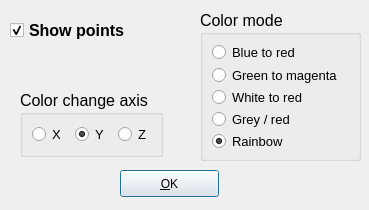
<?xml version="1.0" encoding="UTF-8"?>
<ui version="4.0">
 <class>ColorDialog</class>
 <widget class="QDialog" name="ColorDialog">
  <property name="geometry">
   <rect>
    <x>0</x>
    <y>0</y>
    <width>369</width>
    <height>210</height>
   </rect>
  </property>
  <property name="sizePolicy">
   <sizepolicy hsizetype="Fixed" vsizetype="Fixed">
    <horstretch>0</horstretch>
    <verstretch>0</verstretch>
   </sizepolicy>
  </property>
  <property name="minimumSize">
   <size>
    <width>369</width>
    <height>210</height>
   </size>
  </property>
  <property name="maximumSize">
   <size>
    <width>369</width>
    <height>210</height>
   </size>
  </property>
  <property name="contextMenuPolicy">
   <enum>Qt::PreventContextMenu</enum>
  </property>
  <property name="windowTitle">
   <string>Color Model Dialog</string>
  </property>
  <property name="sizeGripEnabled">
   <bool>false</bool>
  </property>
  <widget class="QGroupBox" name="groupBox_Axis">
   <property name="geometry">
    <rect>
     <x>20</x>
     <y>90</y>
     <width>160</width>
     <height>81</height>
    </rect>
   </property>
   <property name="sizePolicy">
    <sizepolicy hsizetype="Preferred" vsizetype="Preferred">
     <horstretch>0</horstretch>
     <verstretch>0</verstretch>
    </sizepolicy>
   </property>
   <property name="minimumSize">
    <size>
     <width>160</width>
     <height>60</height>
    </size>
   </property>
   <property name="font">
    <font>
     <pointsize>12</pointsize>
     <weight>50</weight>
     <bold>false</bold>
     <underline>false</underline>
     <strikeout>false</strikeout>
    </font>
   </property>
   <property name="styleSheet">
    <string notr="true"/>
   </property>
   <property name="title">
    <string>Color change axis</string>
   </property>
   <property name="flat">
    <bool>true</bool>
   </property>
   <property name="checkable">
    <bool>false</bool>
   </property>
   <layout class="QHBoxLayout" name="horizontalLayout_5">
    <property name="spacing">
     <number>9</number>
    </property>
    <property name="sizeConstraint">
     <enum>QLayout::SetFixedSize</enum>
    </property>
    <property name="leftMargin">
     <number>9</number>
    </property>
    <property name="topMargin">
     <number>9</number>
    </property>
    <property name="rightMargin">
     <number>9</number>
    </property>
    <item>
     <widget class="QRadioButton" name="radioButton_x_2">
      <property name="font">
       <font>
        <pointsize>10</pointsize>
        <weight>50</weight>
        <bold>false</bold>
       </font>
      </property>
      <property name="text">
       <string>X</string>
      </property>
      <property name="checked">
       <bool>false</bool>
      </property>
     </widget>
    </item>
    <item>
     <widget class="QRadioButton" name="radioButton_y_2">
      <property name="font">
       <font>
        <pointsize>10</pointsize>
        <weight>50</weight>
        <bold>false</bold>
       </font>
      </property>
      <property name="text">
       <string>Y</string>
      </property>
      <property name="checked">
       <bool>true</bool>
      </property>
     </widget>
    </item>
    <item>
     <widget class="QRadioButton" name="radioButton_z_2">
      <property name="font">
       <font>
        <pointsize>10</pointsize>
        <weight>50</weight>
        <bold>false</bold>
       </font>
      </property>
      <property name="text">
       <string>Z</string>
      </property>
      <property name="checked">
       <bool>false</bool>
      </property>
     </widget>
    </item>
   </layout>
  </widget>
  <widget class="QGroupBox" name="groupBox_ColorMode">
   <property name="geometry">
    <rect>
     <x>200</x>
     <y>10</y>
     <width>161</width>
     <height>151</height>
    </rect>
   </property>
   <property name="sizePolicy">
    <sizepolicy hsizetype="Fixed" vsizetype="Fixed">
     <horstretch>0</horstretch>
     <verstretch>0</verstretch>
    </sizepolicy>
   </property>
   <property name="minimumSize">
    <size>
     <width>100</width>
     <height>100</height>
    </size>
   </property>
   <property name="font">
    <font>
     <pointsize>12</pointsize>
     <weight>50</weight>
     <bold>false</bold>
    </font>
   </property>
   <property name="title">
    <string>Color mode</string>
   </property>
   <layout class="QVBoxLayout" name="verticalLayout_2">
    <item>
     <widget class="QRadioButton" name="radioButton_BlueRed_2">
      <property name="sizePolicy">
       <sizepolicy hsizetype="Minimum" vsizetype="Minimum">
        <horstretch>0</horstretch>
        <verstretch>0</verstretch>
       </sizepolicy>
      </property>
      <property name="font">
       <font>
        <pointsize>10</pointsize>
        <weight>50</weight>
        <bold>false</bold>
       </font>
      </property>
      <property name="text">
       <string>Blue to red</string>
      </property>
     </widget>
    </item>
    <item>
     <widget class="QRadioButton" name="radioButton_GreenMagenta_2">
      <property name="sizePolicy">
       <sizepolicy hsizetype="Minimum" vsizetype="Minimum">
        <horstretch>0</horstretch>
        <verstretch>0</verstretch>
       </sizepolicy>
      </property>
      <property name="font">
       <font>
        <pointsize>10</pointsize>
        <weight>50</weight>
        <bold>false</bold>
       </font>
      </property>
      <property name="text">
       <string>Green to magenta</string>
      </property>
     </widget>
    </item>
    <item>
     <widget class="QRadioButton" name="radioButton_WhiteRed_2">
      <property name="sizePolicy">
       <sizepolicy hsizetype="Minimum" vsizetype="Minimum">
        <horstretch>0</horstretch>
        <verstretch>0</verstretch>
       </sizepolicy>
      </property>
      <property name="font">
       <font>
        <pointsize>10</pointsize>
        <weight>50</weight>
        <bold>false</bold>
       </font>
      </property>
      <property name="text">
       <string>White to red</string>
      </property>
     </widget>
    </item>
    <item>
     <widget class="QRadioButton" name="radioButton_GreyRed_2">
      <property name="sizePolicy">
       <sizepolicy hsizetype="Minimum" vsizetype="Minimum">
        <horstretch>0</horstretch>
        <verstretch>0</verstretch>
       </sizepolicy>
      </property>
      <property name="font">
       <font>
        <pointsize>10</pointsize>
        <weight>50</weight>
        <bold>false</bold>
       </font>
      </property>
      <property name="text">
       <string>Grey / red</string>
      </property>
     </widget>
    </item>
    <item>
     <widget class="QRadioButton" name="radioButton_Rainbow_2">
      <property name="sizePolicy">
       <sizepolicy hsizetype="Minimum" vsizetype="Minimum">
        <horstretch>0</horstretch>
        <verstretch>0</verstretch>
       </sizepolicy>
      </property>
      <property name="font">
       <font>
        <pointsize>10</pointsize>
        <weight>50</weight>
        <bold>false</bold>
       </font>
      </property>
      <property name="text">
       <string>Rainbow</string>
      </property>
      <property name="checked">
       <bool>true</bool>
      </property>
     </widget>
    </item>
   </layout>
  </widget>
  <widget class="QPushButton" name="pushButton">
   <property name="geometry">
    <rect>
     <x>120</x>
     <y>170</y>
     <width>99</width>
     <height>27</height>
    </rect>
   </property>
   <property name="text">
    <string>&amp;OK</string>
   </property>
  </widget>
  <widget class="QCheckBox" name="checkBox">
   <property name="geometry">
    <rect>
     <x>10</x>
     <y>20</y>
     <width>141</width>
     <height>21</height>
    </rect>
   </property>
   <property name="font">
    <font>
     <pointsize>12</pointsize>
     <weight>75</weight>
     <bold>true</bold>
    </font>
   </property>
   <property name="text">
    <string>Show points</string>
   </property>
   <property name="checked">
    <bool>true</bool>
   </property>
  </widget>
 </widget>
 <resources/>
 <connections>
  <connection>
   <sender>pushButton</sender>
   <signal>clicked()</signal>
   <receiver>ColorDialog</receiver>
   <slot>close()</slot>
   <hints>
    <hint type="sourcelabel">
     <x>239</x>
     <y>243</y>
    </hint>
    <hint type="destinationlabel">
     <x>259</x>
     <y>138</y>
    </hint>
   </hints>
  </connection>
 </connections>
</ui>
